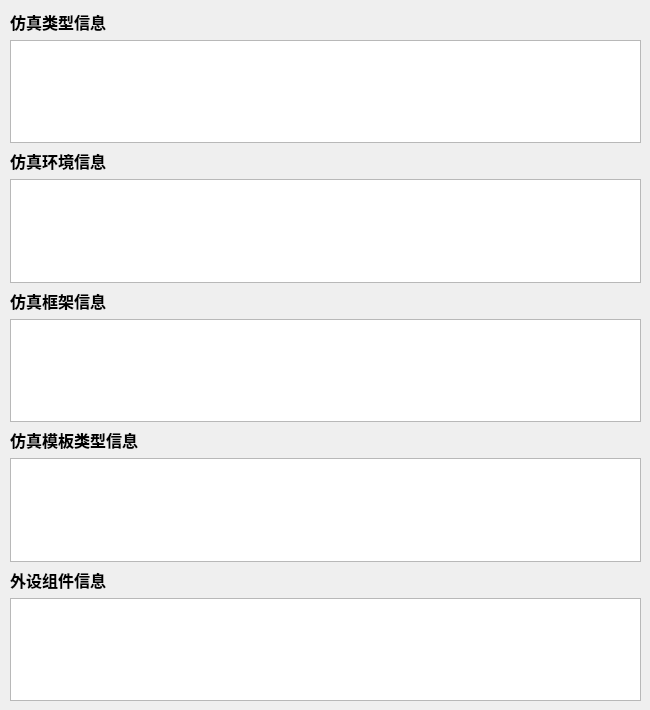
<?xml version="1.0" encoding="UTF-8"?>
<ui version="4.0">
 <class>Dialog</class>
 <widget class="QDialog" name="Dialog">
  <property name="geometry">
   <rect>
    <x>0</x>
    <y>0</y>
    <width>650</width>
    <height>710</height>
   </rect>
  </property>
  <property name="windowTitle">
   <string>Dialog</string>
  </property>
  <widget class="QWidget" name="verticalLayoutWidget">
   <property name="geometry">
    <rect>
     <x>10</x>
     <y>10</y>
     <width>631</width>
     <height>691</height>
    </rect>
   </property>
   <layout class="QVBoxLayout" name="verticalLayout">
    <item>
     <widget class="QLabel" name="label">
      <property name="font">
       <font>
        <pointsize>12</pointsize>
        <bold>true</bold>
       </font>
      </property>
      <property name="text">
       <string>仿真类型信息</string>
      </property>
     </widget>
    </item>
    <item>
     <widget class="QTextBrowser" name="textBrowser"/>
    </item>
    <item>
     <widget class="QLabel" name="label_2">
      <property name="font">
       <font>
        <pointsize>12</pointsize>
        <bold>true</bold>
       </font>
      </property>
      <property name="text">
       <string>仿真环境信息</string>
      </property>
     </widget>
    </item>
    <item>
     <widget class="QTextBrowser" name="textBrowser_2"/>
    </item>
    <item>
     <widget class="QLabel" name="label_3">
      <property name="font">
       <font>
        <pointsize>12</pointsize>
        <bold>true</bold>
       </font>
      </property>
      <property name="text">
       <string>仿真框架信息</string>
      </property>
     </widget>
    </item>
    <item>
     <widget class="QTextBrowser" name="textBrowser_3"/>
    </item>
    <item>
     <widget class="QLabel" name="label_4">
      <property name="font">
       <font>
        <pointsize>12</pointsize>
        <bold>true</bold>
       </font>
      </property>
      <property name="text">
       <string>仿真模板类型信息</string>
      </property>
     </widget>
    </item>
    <item>
     <widget class="QTextBrowser" name="textBrowser_4"/>
    </item>
    <item>
     <widget class="QLabel" name="label_5">
      <property name="font">
       <font>
        <pointsize>12</pointsize>
        <bold>true</bold>
       </font>
      </property>
      <property name="text">
       <string>外设组件信息</string>
      </property>
     </widget>
    </item>
    <item>
     <widget class="QTextBrowser" name="textBrowser_5"/>
    </item>
   </layout>
  </widget>
 </widget>
 <resources/>
 <connections/>
</ui>
